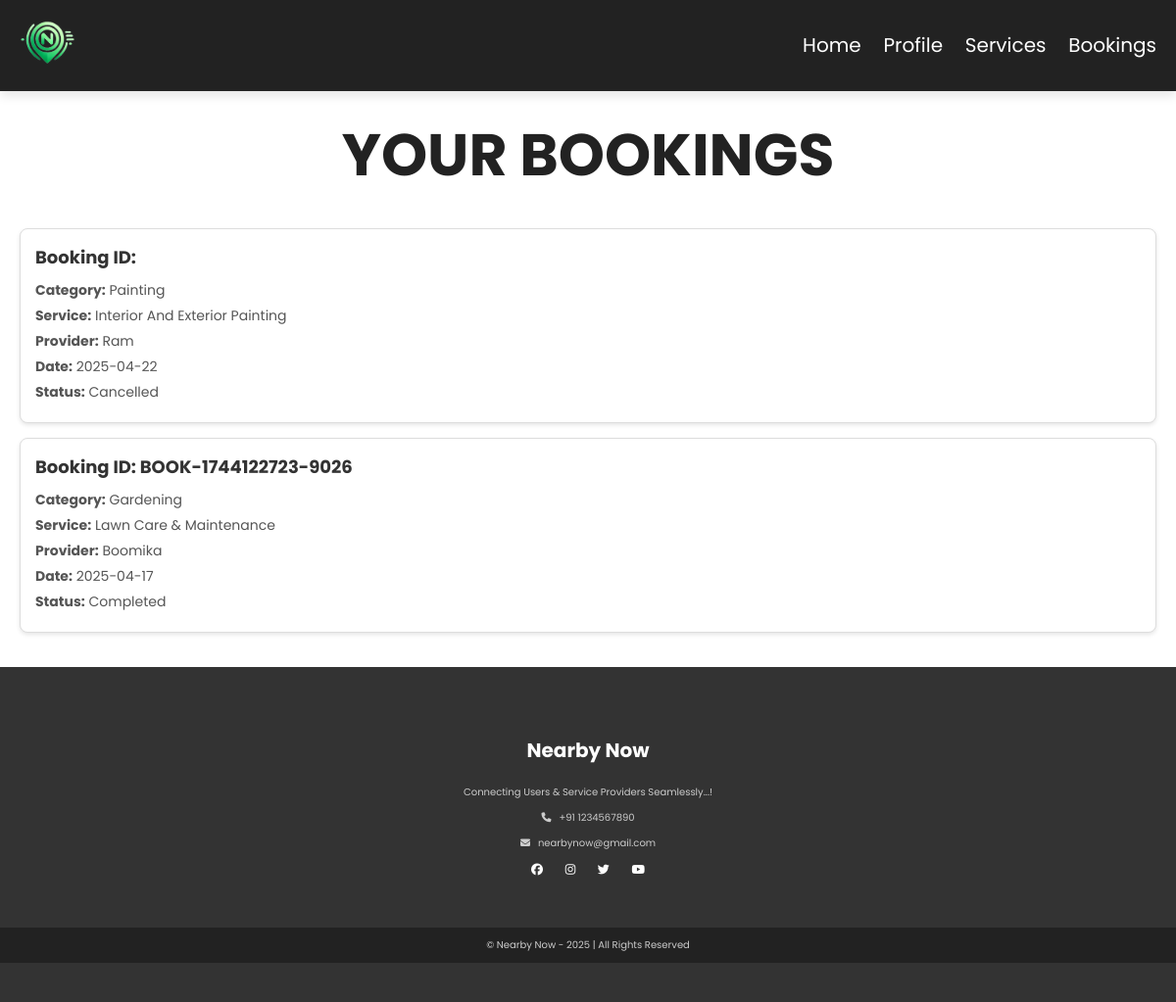
The app's page /user_dashboard.php?section=your_bookings&user_id=3 (signed in) with its own data.
### tables this page shows
CREATE TABLE `bookings` (
  `b_id` int(11) NOT NULL,
  `user_id` int(11) DEFAULT NULL,
  `provider_id` varchar(50) DEFAULT NULL,
  `service_id` varchar(50) DEFAULT NULL,
  `booking_id` varchar(50) DEFAULT NULL,
  `user_name` varchar(100) NOT NULL,
  `address` text NOT NULL,
  `contact` varchar(50) DEFAULT NULL,
  `booking_date` date NOT NULL,
  `booking_time` time DEFAULT NULL,
  `status` enum('waiting','confirmed','pending','completed','cancelled') DEFAULT 'waiting',
  `cancel_reason` text DEFAULT NULL,
  `cancelled_by` enum('user','provider','admin') DEFAULT NULL,
  `created_at` timestamp NOT NULL DEFAULT current_timestamp()
);

CREATE TABLE `providers` (
  `id` int(11) NOT NULL,
  `user_id` int(11) NOT NULL,
  `provider_id` varchar(10) DEFAULT NULL,
  `provider_name` varchar(100) NOT NULL,
  `category` varchar(100) NOT NULL,
  `service_type` varchar(100) NOT NULL,
  `description` text DEFAULT NULL,
  `experience` int(11) NOT NULL,
  `price` int(11) NOT NULL,
  `state` varchar(255) NOT NULL,
  `district` varchar(255) NOT NULL,
  `location` varchar(255) NOT NULL,
  `contact` varchar(15) NOT NULL,
  `status` enum('waiting','approved','rejected') DEFAULT 'waiting',
  `created_at` timestamp NOT NULL DEFAULT current_timestamp(),
  `email` varchar(255) NOT NULL,
  `service_id` varchar(50) DEFAULT NULL
);

### user_dashboard.php (the view, shortened to what this page needs)
<?php
include "config.php";
$user_id = isset($_SESSION['user_id']) ? $_SESSION['user_id'] : null;
$section = isset($_GET['section']) ? $_GET['section'] : 'home';
?>
<!DOCTYPE html>
<html lang="en">
<head>
    <link rel="stylesheet" href="https://cdn.jsdelivr.net/npm/swiper@11/swiper-bundle.min.css"/>
    <link rel="stylesheet" href="https://cdnjs.cloudflare.com/ajax/libs/font-awesome/6.7.2/css/all.min.css">
    <link rel="stylesheet" href="css/user_dashboard_style.css">
</head>
<body>
    <section class="header">
        <a href="home.php" class="logo"><img src="images/logo.png"></a>
        <nav class="navbar">
            <a href="user_dashboard.php?section=home&user_id=<?php echo $user_id?>">Home</a>
            <a href="user_dashboard.php?section=user_profile&user_id=<?php echo $user_id?>">Profile</a>
            <a href="user_dashboard.php?section=view_services&user_id=<?php echo $user_id?>">Services</a>
            <a href="user_dashboard.php?section=your_bookings&user_id=<?php echo $user_id?>">Bookings</a>
        </nav>
    </section>
    <div class="content">
        <?php
        if ($section === 'home') {
            ?>
             <section id="home" class="user" >
                <div class="slide">
                    <div class="content">
                        <h3>nearby now</h3>
                        <p>"Find Trusted Services, Book with Ease, Get the Job Done!"</p>
                    </div>
                </div>
                <div class="search">
                    <?php
                    $search = isset($_GET['search']) ? mysqli_real_escape_string($conn, $_GET['search']) : "";
                    $category = isset($_GET['category']) ? mysqli_real_escape_string($conn, $_GET['category']) : "";
                    $query = "SELECT * FROM providers WHERE status = 'approved'";
                    if (!empty($search)) {
                        $query .= " AND (category LIKE '%$search%' OR state LIKE '%$search%' OR district LIKE '%$search%' OR provider_name LIKE '%$search%')";
                    }
                    if (!empty($category)) {
                        $query .= " AND category = '$category'";
                    }
                    $result = mysqli_query($conn, $query);
                    ?>
                        <form action="user_dashboard.php" method="GET" class="search-bar">
                            <input type="hidden" name="section" value="view_services">
                            <input type="hidden" name="user_id" value="<?php echo $user_id; ?>">
                            <input type="text" name="search" placeholder="Search for services..." value="<?php echo htmlspecialchars($search); ?>">
                            <button type="submit">Search</button>
                        </form>
                </div>
                <section id="home-about" class="home-abt">
                <div class="home-about">
                    <div class="image">
                        <img src="images/about-img-2.webp" alt="">
                    </div>
                    <div class="content">
                        <h3>about us</h3>
                        <p>Nearby Now makes booking local services effortless. Use the dashboard to browse professionals, manage bookings, and track requests—all with verified experts and transparent pricing. Whether you need plumbing, cleaning, or electrical work, we connect you with trusted local professionals for a seamless and reliable experience. </p>
                        <p>Enjoy convenience, quality, and hassle-free service at your fingertips!</p>
                    </div>
                </div>
                </section>
                <section id="category" class="category">
                    <h1 class="heading-title"> categories </h1>
                    <div class="box-container">
                        <div class="box">
                            <div class="image">
                                <img src="images/cleaning.webp" alt="">
                            </div>
                            <div class="content">
                                <h3>cleaning</h3>
                                <p>Experience top-notch cleaning services tailored to your needs. From deep cleaning to regular maintenance, our experts ensure a sparkling clean space. Book now for hassle-free, affordable, and efficient cleaning!</p>
                                <a href="user_dashboard.php?section=view_services&category=cleaning&user_id=<?php echo $user_id?>" class="btn">book now</a>
                            </div>
                        </div>
                        <div class="box">
                            <div class="image">
                                <img src="images/plumbing.webp" alt="">
                            </div>
                            <div class="content">
                                <h3>plumbing</h3>
                                <p>From pipe repairs to installations, our expert plumbers provide quick and efficient solutions for all your plumbing needs. Book now for hassle-free and affordable service!</p>
                                <a href="user_dashboard.php?section=view_services&category=plumbing&user_id=<?php echo $user_id?>" class="btn">book now</a>
                            </div>
                        </div>
                        <div class="box">
                            <div class="image">
                                <img src="images/painting.webp" alt="">
                            </div>
                            <div class="content">
                                <h3>painting</h3>
                                <p>Give your home or office a fresh new look with our professional painting services. From vibrant colors to smooth finishes, our skilled painters deliver quality results. Book now for a flawless makeover!</p>
                                <a href="user_dashboard.php?section=view_services&category=painting&user_id=<?php echo $user_id?>" class="btn">book now</a>
                            </div>
                        </div>
                        <div class="box">
                            <div class="image">
                                <img src="images/gardening.webp" alt="">
                            </div>
                            <div class="content">
                                <h3>gardening</h3>
                                <p>Enhance your home or office with professional gardening services. From lawn care to plant maintenance, our experts create and maintain lush, vibrant gardens. Book now for a greener tomorrow!</p>
                                <a href="user_dashboard.php?section=view_services&category=gardening&user_id=<?php echo $user_id?>" class="btn">book now</a>
                            </div>
                        </div>
                        <div class="box">
                            <div class="image">
                                <img src="images/pest_control.webp" alt="">
                            </div>
                            <div class="content">
                                <h3>pest control</h3>
                                <p>Keep your home or office safe with our eco-friendly pest control solutions. We eliminate termites, rodents, cockroaches, and more with advanced treatments. Book now for a hassle-free service!</p>
                                <a href="user_dashboard.php?section=view_services&category=pest_control&user_id=<?php echo $user_id?>" class="btn">book now</a>
                            </div>
                        </div>
                        <div class="box">
                            <div class="image">
                                <img src="images/electrician.webp" alt="">
                            </div>
                            <div class="content">
                                <h3>electrician</h3>
                                <p>From wiring and installations to repairs and maintenance, our expert electricians ensure safety and reliability. Get fast, affordable, and professional electrical services. Book now!</p>
                                <a href="user_dashboard.php?section=view_services&category=electrician&user_id=<?php echo $user_id?>" class="btn">book now</a>
                            </div>
                        </div>
                    </div>
                    <div class="load-more"> <a href="user_dashboard.php?section=view_services&user_id=<?php echo $user_id?>" class="btn btn-light"> Show All </a> </div>
                </section>
            </section>
            <?php
        } elseif ($section === 'your_bookings') {
            ?>
            <section id="your_bookings" class="user">
                <h1 class='heading-title'>Your Bookings</h1>
                <div class="bookings-container">
                    <div class="bookings-list">
                        <?php
                        $user_id = $_SESSION['user_id'];
                        $query = "SELECT b.booking_id, b.booking_date, b.status,
                                     p.category, p.service_type AS service_name, p.provider_name
                              FROM bookings b
                              JOIN providers p ON b.provider_id = p.provider_id
                              JOIN services s ON b.service_id = s.service_id
                              WHERE b.user_id = '$user_id'
                              ORDER BY b.booking_date DESC";
                        $result = mysqli_query($conn, $query);
                        if ($result->num_rows > 0) {
                            while ($row = $result->fetch_assoc()) {
                                echo "<div class='booking-card'>";
                                echo "<h3>Booking ID: " . htmlspecialchars($row['booking_id']) . "</h3>";
                                echo "<p><strong>Category:</strong> " . htmlspecialchars($row['category']) . "</p>";
                                echo "<p><strong>Service:</strong> " . htmlspecialchars($row['service_name']) . "</p>";
                                echo "<p><strong>Provider:</strong> " . htmlspecialchars($row['provider_name']) . "</p>";
                                echo "<p><strong>Date:</strong> " . htmlspecialchars($row['booking_date']) . "</p>";
                                echo "<p><strong>Status:</strong> " . htmlspecialchars($row['status']) . "</p>";
                                echo "</div>";
                            }
                        } else {
                            echo "<p>No bookings found.</p>";
                        }
                        ?>
                    </div>
                </div>
            </section>
            <?php
        } elseif ($scetion === 'edit_profile'){
        }else {
            echo "<p>Invalid section selected.</p>";
        }
        ?>
    </div>
    <footer>
        <div class="footer-content">
            <div class="footer-section about">
                <h1 class="logo-text">Nearby Now</h1>
                <p>Connecting Users & Service Providers Seamlessly...!</p>
                <div class="contact">
                    <span><i class="fas fa-phone"></i> &nbsp; +91 1234567890</span>
                    <span><i class="fas fa-envelope"></i> &nbsp; nearbynow@gmail.com </span>
                </div>
                <div class="socials">
                    <a href="#"><i class="fab fa-facebook"></i></a>
                    <a href="#"><i class="fab fa-instagram"></i></a>
                    <a href="#"><i class="fab fa-twitter"></i></a>
                    <a href="#"><i class="fab fa-youtube"></i></a>
                </div>
            </div>
        </div>
        <div class="footer-bottom">
            &copy; Nearby Now - 2025 | All rights reserved
        </div>
    </footer>
</body>
</html>

### css/user_dashboard_style.css (style rules this page uses)
:root { --main-color:#08a11c; --black:#222; --white:#FFF; --light-black:#777; --light-white:#FFF9; --dark-bg:rgba(0,0,0,.7); --light-bg:#EEE; --border:.1rem solid var(--black); --box-shadow:0 .5rem 1rem rgba(0,0,0,.1); --text-shadow:0 1.5rem 3rem rgba(0,0,0,.3); }
* { font-family: "Poppins", sans-serif; margin: 0; padding: 0; box-sizing: border-box; outline: none; border: none; text-decoration: none; text-transform: capitalize; }
html { font-size: 62.5%; overflow-x: hidden; }
section { padding: 20px; }
.heading-title { text-align: center; margin-bottom: 3rem; font-size: 6rem; text-transform: uppercase; color: var(--black); }
.header { position: sticky; top: 0; left: 0; right: 0; z-index: 10000; background-color: var(--black); display: flex; padding-top: 2rem; padding-bottom: 2rem; box-shadow: var(--box-shadow); align-items: center; justify-content: space-between; }
.header .logo img { width: 10%; height: 100%; }
.header .navbar a { font-size: 2rem; margin-left: 2rem; color: var(--white); }
#your_bookings .booking-card { background-color: #ffffff; border: 1px solid #ddd; border-radius: 8px; padding: 15px; margin-bottom: 15px; box-shadow: 0 2px 4px rgba(0, 0, 0, 0.1); }
#your_bookings .booking-card h3 { font-size: 18px; color: #333; margin-bottom: 10px; }
#your_bookings .booking-card p { font-size: 14px; color: #555; margin-bottom: 5px; }
footer { background-color: #333; color: #fff; padding: 40px 0; text-align: center; }
.footer-content { display: flex; justify-content: space-around; flex-wrap: wrap; padding: 20px 0; }
.footer-section { flex: 1; margin: 10px; min-width: 250px; }
.footer-section h2, .footer-section h1 { color: #fff; margin-bottom: 20px; }
.footer-section p { color: #ccc; }
.footer-section .contact span { display: block; margin: 10px 0; color: #ccc; text-transform: lowercase; }
.footer-section .socials a { margin: 0 10px; color: #fff; text-decoration: none; font-size: 1.2em; }
.footer-bottom { background-color: #222; color: #ccc; padding: 10px 0; margin-top: 20px; }

### records on screen
bookings: providers.category "Painting", providers.service_type "Interior And Exterior Painting", providers.provider_name "Ram", booking_date "2025-04-22", status "Cancelled"
bookings: booking "BOOK-1744122723-9026", providers.category "Gardening", providers.service_type "Lawn Care & Maintenance", providers.provider_name "Boomika", booking_date "2025-04-17", status "Completed"
